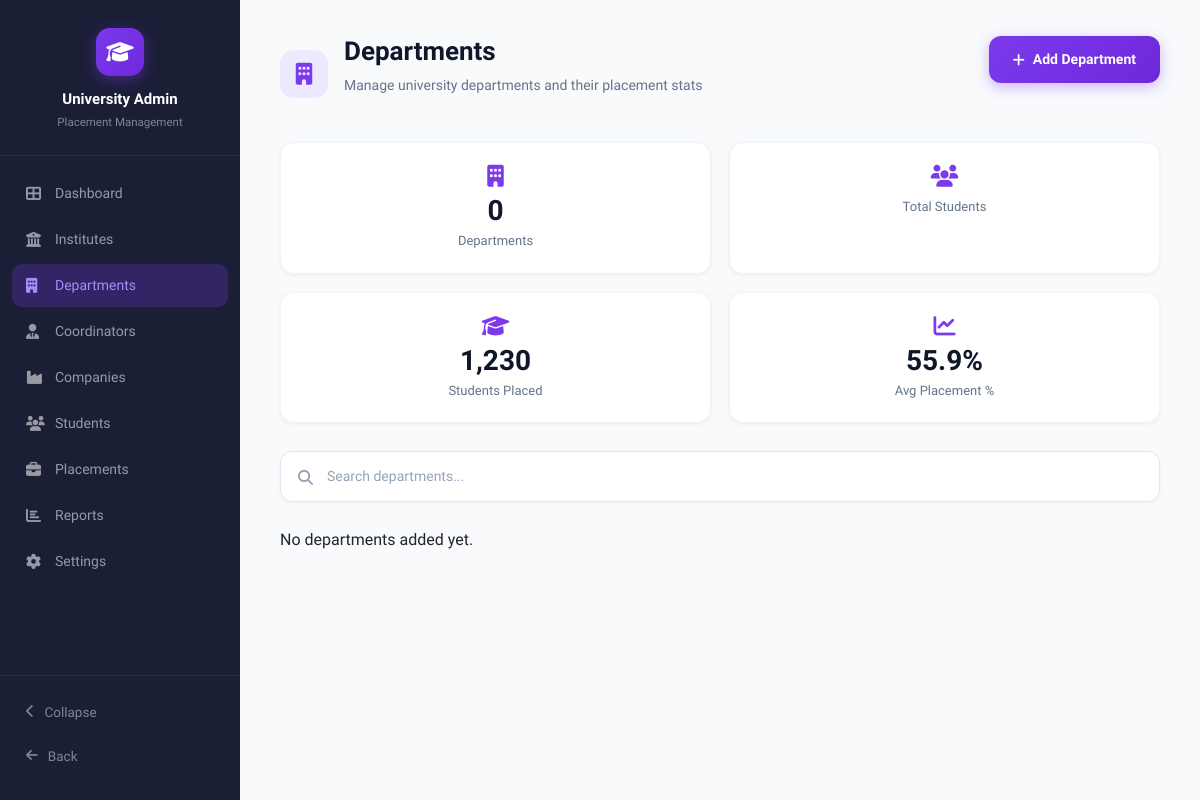
Page /college_admin/departments/ on the earlier database version.
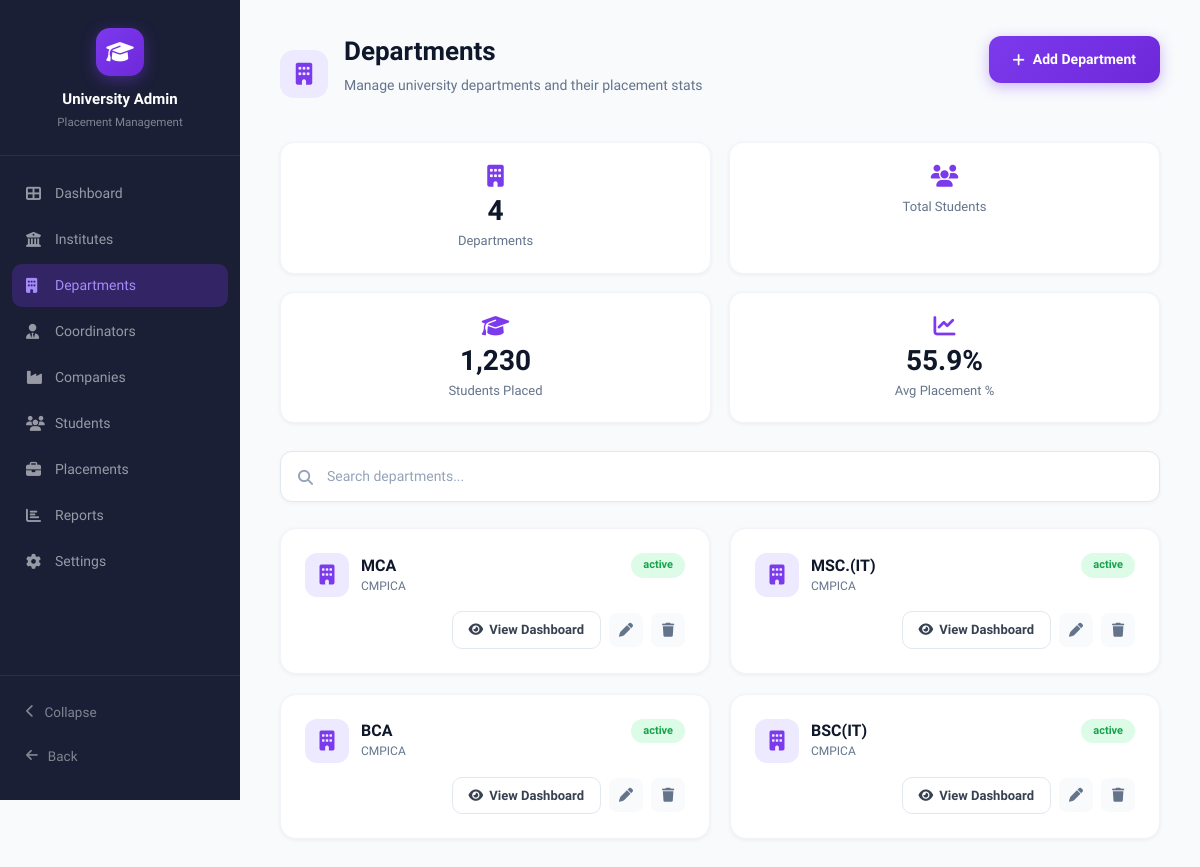
Same page on the later database version.
### college_admin/models.py (models this page shows, shortened)
class Department(models.Model):
    department_id = models.AutoField(primary_key=True)
    institute = models.ForeignKey('Institute', on_delete=models.CASCADE, null=True, blank=True)
    name         = models.CharField(max_length=100)

class Institute(models.Model):
    institute_id = models.AutoField(primary_key=True)
    institute_name = models.CharField(max_length=200)

### college_admin/views.py (the view)
# urls.py: path('departments/', views.departments, name='departments'),
def departments(request):
    depts = Department.objects.all()
    institutes = Institute.objects.all()
    dept_count = depts.count()
    context = {
        'departments': depts,
        'institutes': institutes,
        'dept_count': dept_count,
    }
    return render(request, 'college_admin/departments.html', context)

### templates/college_admin/departments.html (shortened to what the changed rows need)
<!doctype html>
<html lang="en">
{% load static %}
<head>
    <link href="https://cdn.jsdelivr.net/npm/bootstrap@5.3.8/dist/css/bootstrap.min.css" rel="stylesheet">
    <link rel="stylesheet" href="https://cdnjs.cloudflare.com/ajax/libs/font-awesome/6.4.0/css/all.min.css">
</head>
<body>
<div class="main-content">
    <div class="page-header">
        <div class="page-header-left">
            <div class="page-title">
                <h1>Departments</h1>
            </div>
        </div>
    </div>
    <div class="stats-row">
        <div class="stat-card">
            <i class="fas fa-building"></i>
            <div class="num">{{ dept_count }}</div>
            <div class="lbl">Departments</div>
        </div>
    </div>
<div class="dept-grid" id="deptGrid">
    {% for dept in departments %}
    <div class="dept-card" data-name="{{ dept.name|lower }}">
        <div class="dept-card-top">
            <div class="dept-left">
                <div class="dept-avatar">
                    <i class="fas fa-building"></i>
                </div>
                <div>
                    <div class="dept-name">{{ dept.name }}</div>
                    <div class="dept-full">{{ dept.institute.institute_name|default:"--" }}</div>
                </div>
            </div>
            <span class="badge-status active">active</span>
        </div>
        <div class="dept-footer">
            <div class="card-actions">
                <a href="#" class="btn-view-dash">
                    <i class="fas fa-eye"></i> View Dashboard
                </a>
                <a href="{% url 'update_department' dept.department_id %}" class="icon-btn edit">
                    <i class="fas fa-pen"></i>
                </a>
                <a href="{% url 'delete_department' dept.department_id %}"
                   class="icon-btn del"
                   onclick="return confirm('Are you sure you want to delete this department?')">
                     <i class="fas fa-trash"></i>
                </a>
            </div>
        </div>
    </div>
    {% empty %}
    <p>No departments added yet.</p>
    {% endfor %}
</div>
</div>
</body>
</html>

Differences in the rows shown:
added Department: name "MCA", institute.institute_name "CMPICA"
added Department: name "MSC.(IT)", institute.institute_name "CMPICA"
added Department: name "BCA", institute.institute_name "CMPICA"
added Department: name "BSC(IT)", institute.institute_name "CMPICA"
Other differences:
{{ dept_count }}: "0" → "4"
text no longer shown: "No departments added yet."
